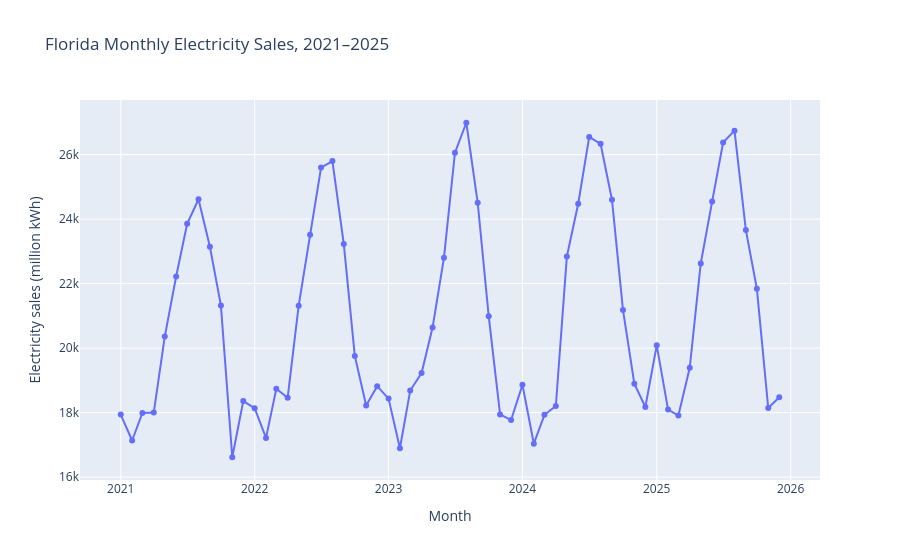

Notebook code cell kept with this figure:
### Markdown cell above
## Step 5: Evidence

`px.line()` places time on the x-axis, electricity sales on the y-axis, and connects observations in DataFrame order. `markers=True` displays the 60 observed monthly values explicitly. The line between markers helps the eye follow the sequence; it does not mean the file contains daily values between months.

The `labels` dictionary replaces stored feature names with audience-friendly labels. Plotly automatically supplies hover information for the mapped features.

### Code cell
electricity_figure = px.line(
    electricity,
    x="month",
    y="electricity_sales_million_kwh",
    markers=True,
    title="Florida Monthly Electricity Sales, 2021–2025",
    labels={
        "month": "Month",
        "electricity_sales_million_kwh": (
            "Electricity sales (million kWh)"
        )
    }
)

electricity_figure.show()

### Figure 1 — Plotly figure (JSON) as saved in the notebook; plotly's stock layout.template omitted (floating-point values rounded to 4 significant figures)
{"data": [{"hovertemplate": "Month=%{x}<br>Electricity sales (million kWh)=%{y}<extra></extra>", "legendgroup": "", "line": {"color": "#636efa", "dash": "solid"}, "marker": {"symbol": "circle"}, "mode": "lines+markers", "name": "", "orientation": "v", "showlegend": false, "type": "scatter", "x": ["2021-01-01T00:00:00", "2021-02-01T00:00:00", "2021-03-01T00:00:00", "2021-04-01T00:00:00", "2021-05-01T00:00:00", "2021-06-01T00:00:00", "2021-07-01T00:00:00", "2021-08-01T00:00:00", "2021-09-01T00:00:00", "2021-10-01T00:00:00", "2021-11-01T00:00:00", "2021-12-01T00:00:00", "2022-01-01T00:00:00", "2022-02-01T00:00:00", "2022-03-01T00:00:00", "2022-04-01T00:00:00", "2022-05-01T00:00:00", "2022-06-01T00:00:00", "2022-07-01T00:00:00", "2022-08-01T00:00:00", "2022-09-01T00:00:00", "2022-10-01T00:00:00", "2022-11-01T00:00:00", "2022-12-01T00:00:00", "2023-01-01T00:00:00", "2023-02-01T00:00:00", "2023-03-01T00:00:00", "2023-04-01T00:00:00", "2023-05-01T00:00:00", "2023-06-01T00:00:00", "2023-07-01T00:00:00", "2023-08-01T00:00:00", "2023-09-01T00:00:00", "2023-10-01T00:00:00", "2023-11-01T00:00:00", "2023-12-01T00:00:00", "2024-01-01T00:00:00", "2024-02-01T00:00:00", "2024-03-01T00:00:00", "2024-04-01T00:00:00", "2024-05-01T00:00:00", "2024-06-01T00:00:00", "2024-07-01T00:00:00", "2024-08-01T00:00:00", "2024-09-01T00:00:00", "2024-10-01T00:00:00", "2024-11-01T00:00:00", "2024-12-01T00:00:00", "2025-01-01T00:00:00", "2025-02-01T00:00:00", "2025-03-01T00:00:00", "2025-04-01T00:00:00", "2025-05-01T00:00:00", "2025-06-01T00:00:00", "2025-07-01T00:00:00", "2025-08-01T00:00:00", "2025-09-01T00:00:00", "2025-10-01T00:00:00", "2025-11-01T00:00:00", "2025-12-01T00:00:00"], "xaxis": "x", "y": [17940.0, 17140.0, 17990.0, 18000.0, 20360.0, 22220.0, 23860.0, 24620.0, 23140.0, 21330.0, 16620.0, 18360.0, 18140.0, 17220.0, 18740.0, 18460.0, 21320.0, 23520.0, 25600.0, 25800.0, 23230.0, 19760.0, 18220.0, 18820.0, 18430.0, 16890.0, 18680.0, 19230.0, 20640.0, 22800.0, 26060.0, 26990.0, 24510.0, 20990.0, 17950.0, 17770.0, 18860.0, 17040.0, 17930.0, 18200.0, 22840.0, 24480.0, 26550.0, 26340.0, 24600.0, 21180.0, 18900.0, 18170.0, 20090.0, 18090.0, 17910.0, 19390.0, 22620.0, 24540.0, 26380.0, 26740.0, 23660.0, 21840.0, 18140.0, 18480.0], "yaxis": "y"}], "layout": {"legend": {"tracegroupgap": 0}, "title": {"text": "Florida Monthly Electricity Sales, 2021–2025"}, "xaxis": {"anchor": "y", "domain": [0, 1], "title": {"text": "Month"}}, "yaxis": {"anchor": "x", "domain": [0, 1], "title": {"text": "Electricity sales (million kWh)"}}}}
